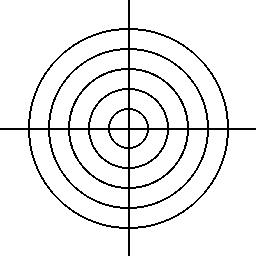
#> input picture ProcessamentoImagens/5️ - Filtros de Transformação Geométrica/imagem5.jpg, 256 x 256 px
$ python remap.py
#> lines starting #> are read from the running program, lines starting #| are printed output that depends on the picture
#> further down, imagem is the input picture: PIL image 256x256 RGB; min 0, max 255, mean 236.9
from PIL import Image
import numpy as np

def filtro_remapeamento(imagem_np):

    altura, largura, canais = imagem_np.shape
#> altura = 256; largura = 256; canais = 3
    centro_x, centro_y = largura // 2, altura // 2
#> centro_x = 128; centro_y = 128

    nova_imagem = np.zeros_like(imagem_np)

    for y in range(altura):
        for x in range(largura):
            dx = x - centro_x
            dy = y - centro_y
            distancia = np.sqrt(dx*dx + dy*dy)

            fator = 1 + 0.0008 * distancia**2
            novo_x = int(centro_x + dx / fator)
            novo_y = int(centro_y + dy / fator)

            if 0 <= novo_x < largura and 0 <= novo_y < altura:
                nova_imagem[y, x] = imagem_np[novo_y, novo_x]
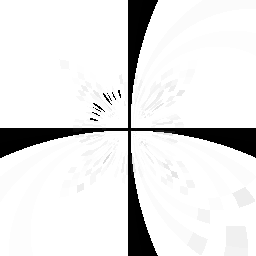
#> nova_imagem: shape (256, 256, 3); min 0, max 255, mean 230.5

    return Image.fromarray(nova_imagem)

imagem = Image.open("imagem5.jpg").convert("RGB")
imagem_np = np.array(imagem)

imagem_modificada = filtro_remapeamento(imagem_np)

imagem_modificada.save("imagem5modificada.jpg")
